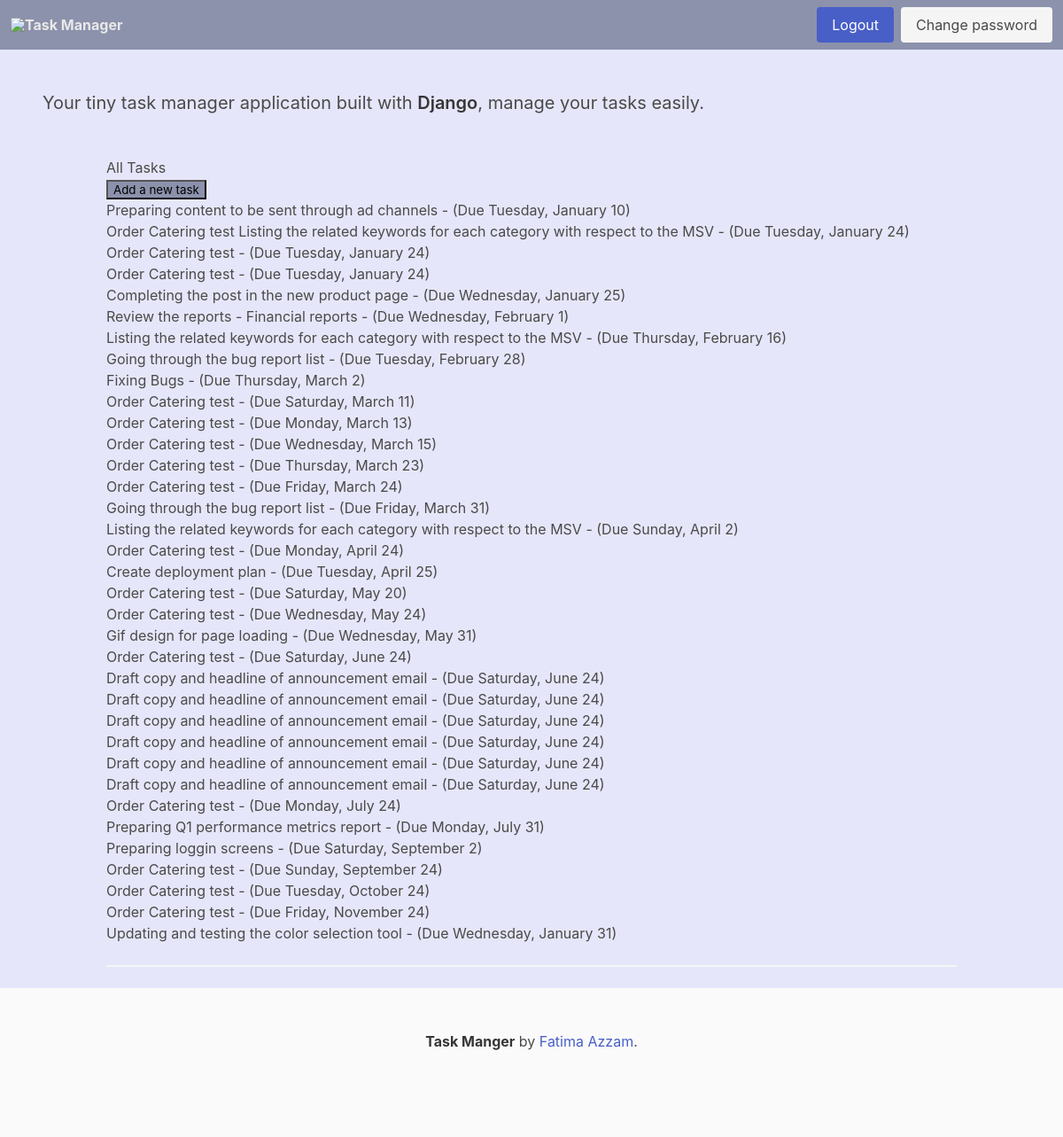
Before: / (signed in) with the older database file.
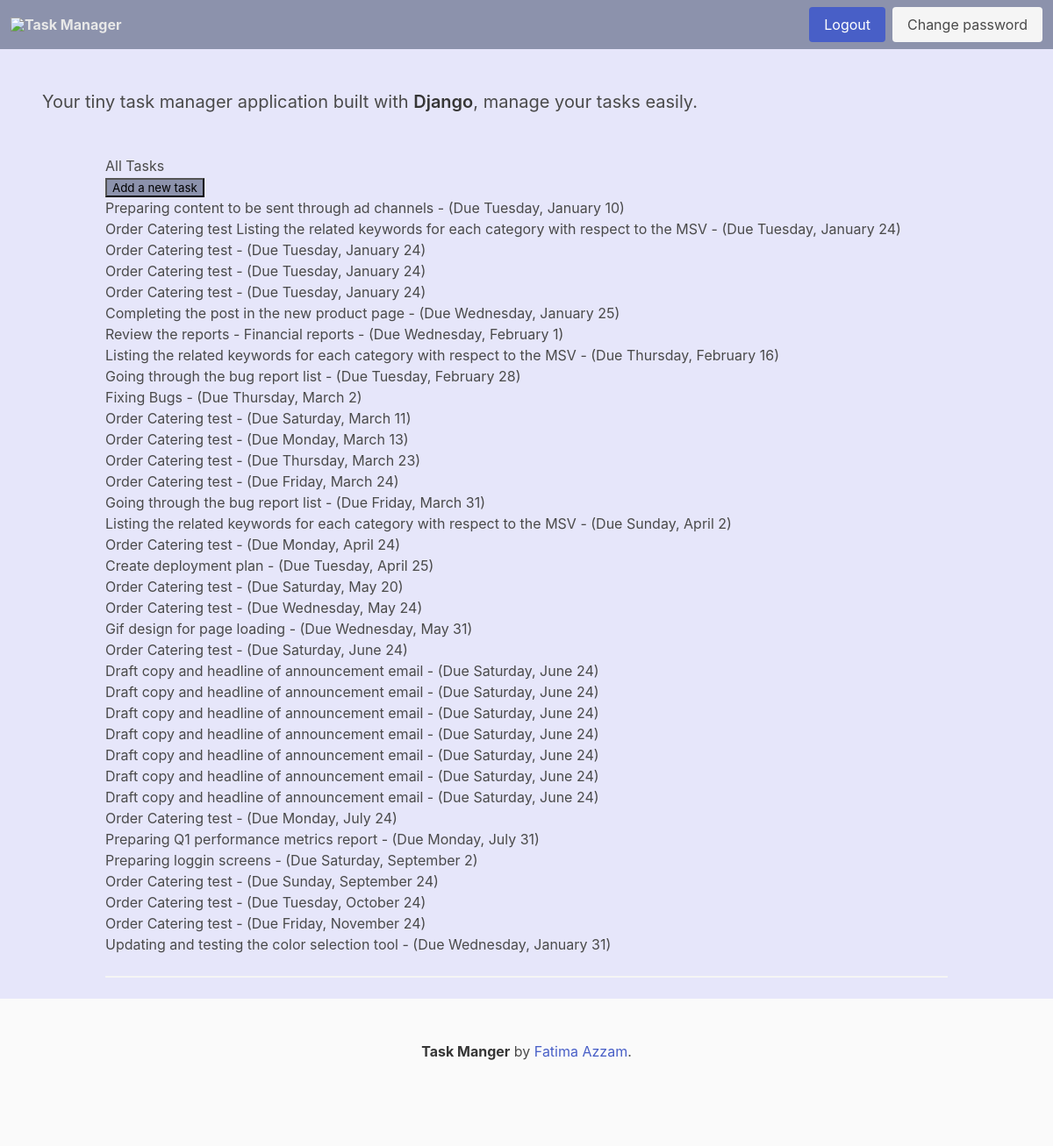
After: the same page with the newer database file.
### task_app/models.py (models this page shows, shortened)
class TaskItem(models.Model):
    title = models.CharField(max_length=100)
    description = models.TextField(null=True, blank=True)
    created_date = models.DateTimeField(auto_now_add=True)
    start_date = models.DateTimeField(default=timezone.now)
    due_date = models.DateTimeField(default=one_week_hence)
    class Meta:
        ordering = ["due_date"]

### task_app/views.py (the view)
# urls.py: path("", views.ItemListView.as_view(), name="index"),
class ItemListView(ListView):
    model = TaskItem
    template_name = "task_app/index.html"
    @method_decorator(login_required)
    def dispatch(self, *args, **kwargs):
        return super(ItemListView, self).dispatch(*args, **kwargs)

### task_app/templates/task_app/index.html (shortened to what this page needs)
{% extends "base.html" %}
{% block content %}
{% if object_list %}
<h3>All Tasks</h3>
{% endif %}
<p>
    <input
            value="Add a new task"
            type="button"
            onclick="location.href='{% url "task-add" %}'" style="background-color:#8C92AC;"/>
</p>
<ul>
    {% for task in object_list %}
    <li >
        <div class="container">
            <div
                    role="button"
                    onclick="location.href= '{% url "item-update" task.id %}'" >
                    {{ task.title }} -
                    (Due {{ task.due_date | date:"l, F j" }})
            </div>
        </div>
    </li>
    {% endfor %}
</ul>
<hr>
{% endblock %}

### templates/base.html (shortened to what this page needs)
<!doctype html>
<html lang="en">
    <head>
        <link rel="stylesheet"
        href="https://cdn.jsdelivr.net/npm/bulma@0.9.3/css/bulma.min.css">
        <link rel="stylesheet" href="https://cdn.simplecss.org/simple.min.css">
    </head>
    <body style="background-color:#E6E6FA;">
    <nav class="navbar" role="navigation" aria-label="main navigation" style="background-color:#8C92AC;">
        <div class="navbar-brand" >
      <a class="navbar-item" href="http://127.0.0.1:8000/dashboard/"  style="color:#E8E8E8;">
        <img src="https://avatars.slack-edge.com/2018-11-30/493753869479_4b703f4119efe3d7d0ff_512.png" > <strong>Task Manager</strong>
      </a>
    </div>
    <div id="navbarBasicExample" class="navbar-menu">
    <div class="navbar-end">
      <div class="navbar-item">
        <div class="buttons">
            {% if user.is_authenticated %}
                <a class="button is-link" href="{% url 'logout' %}">Logout</a>
                <a class="button is-light" href="{% url 'password_change' %}">Change password</a>
            {% endif %}
        </div>
      </div>
    </div>
  </div>
</nav>
    <section class="section"  style="background-color:#E6E6FA;">
      <h2 class="subtitle">
        Your tiny task manager application built with  <strong>Django</strong>, manage your tasks easily.
      </h2>
    </section>
        <div class="container">
            <div >
                {% block content %}
                {% endblock content %}
            </div>
        </div>
    </body>
    <footer class="footer">
      <div class="content has-text-centered">
        <p>
          <strong>Task Manger</strong> by <a href="https://www.linkedin.com/in/fatima-azzam/">Fatima Azzam</a>.
        </p>
      </div>
    </footer>
</html>

Changed rows visible on the page:
removed TaskItem: title "Order Catering test", due_date "Wednesday, March 15"
added TaskItem: title "Order Catering test", due_date "Tuesday, January 24"
added TaskItem: title "Draft copy and headline of announcement email", due_date "Saturday, June 24"
